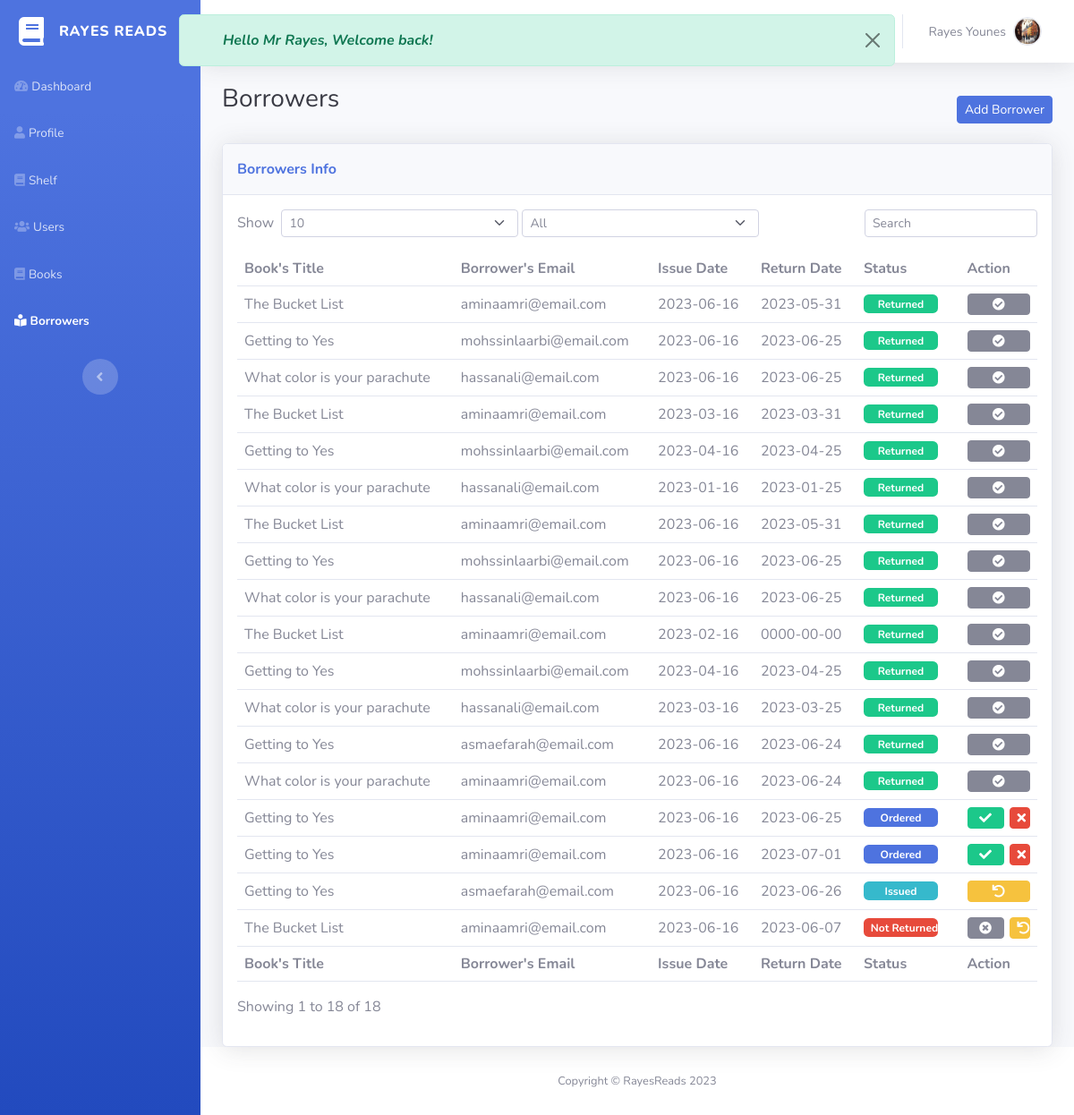
The page /Borrowers.php (signed in) on the database its author committed.
### tables this page shows
CREATE TABLE `users` (
  `ID_User` int(11) NOT NULL,
  `Cin` varchar(255) NOT NULL,
  `First_Name` varchar(255) NOT NULL,
  `Last_Name` varchar(255) NOT NULL,
  `Email` varchar(255) NOT NULL,
  `Phone_Number` varchar(255) NOT NULL,
  `Pass_key` varchar(255) NOT NULL,
  `Is_Admin` tinyint(1) NOT NULL,
  `Avatar` varchar(255) NOT NULL
);

CREATE TABLE `borrowers` (
  `ID_Borrower` int(11) NOT NULL,
  `ID_User` int(11) NOT NULL,
  `ID_Book` int(11) NOT NULL,
  `Issue_Date` date NOT NULL,
  `Return_Date` date NOT NULL,
  `Status` enum('Issued','Returned','Not Returned','Ordered') NOT NULL
);

CREATE TABLE `books` (
  `ID_Book` int(11) NOT NULL,
  `Title` varchar(255) NOT NULL,
  `Author` varchar(255) NOT NULL,
  `ISBN` varchar(255) NOT NULL,
  `Quantity` int(11) NOT NULL,
  `Picture` varchar(255) NOT NULL
);

### Borrowers.php (the view, shortened to what this page needs)
<?php
if (isset($_SESSION["user_id"])) {
    $mysqli = require "db.php";
    $sql = "SELECT * FROM users WHERE ID_User = {$_SESSION["user_id"]}";
    $result = $mysqli->query($sql);
    $user = $result->fetch_assoc();
} else {
    header("location:login.php");
}
?>
<head>
    <link rel="stylesheet" href="assets/bootstrap/css/bootstrap.min.css">
    <link rel="stylesheet" href="assets/fonts/fontawesome-all.min.css">
    <link rel="stylesheet" href="assets/css/borrowers.css">
    <link rel="stylesheet" href="assets/css/Nunito.css">
    <link rel="stylesheet" href="assets/css/style.css">
</head>
<body id="page-top">
    <div id="wrapper">
        <?php include("sidebar.php"); ?>
        <div class="d-flex flex-column" id="content-wrapper">
            <div id="content">
                <?php include("navbar.php"); ?>
                <div class="container-fluid">
                    <div class="d-sm-flex justify-content-between align-items-center mb-2">
                        <h3 class="text-dark mb-4">Borrowers</h3>
                        <a id="addBorrowerButton" class="btn btn-primary btn-sm d-none d-sm-inline-block" role="button"
                            href="#">Add Borrower</a>
                    </div>
                    <div class="card shadow">
                        <div class="card-header py-3">
                            <p class="text-primary m-0 fw-bold">Borrowers Info</p>
                        </div>
                        <div class="card-body">
                            <div class="row">
                                <div class="col-md-6 text-nowrap">
                                    <div id="dataTable_length" class="dataTables_length" aria-controls="dataTable">
                                        <label class="form-label">Show&nbsp;
                                            <select class="d-inline-block form-select form-select-sm">
                                                <option value="10" selected="">10</option>
                                            </select>
                                            <select id="statusFilter"
                                                class="filter d-inline-block form-select form-select-sm">
                                                <option value="all" selected="">All</option>
                                            </select>
                                            &nbsp;</label>
                                    </div>
                                </div>
                                <div class="col-md-6">
                                    <div class="text-md-end dataTables_filter" id="dataTable_filter">
                                        <label class="form-label">
                                            <input id="searchInput" type="search" class="form-control form-control-sm"
                                                aria-controls="dataTable" placeholder="Search"></label></div>
                                </div>
                            </div>
                            <div class="table-responsive table mt-2" id="dataTable" role="grid"
                                aria-describedby="dataTable_info">
                                <table class="table table-hover my-0" id="dataTable">
                                    <thead>
                                        <tr>
                                            <th>Book's Title</th>
                                            <th>Borrower's Email</th>
                                            <th>Issue Date</th>
                                            <th>Return Date</th>
                                            <th>Status</th>
                                            <th colspan="2">Action</th>
                                        </tr>
                                    </thead>
                                    <tbody>
                                        <?php
                                        $mysqli = require("db.php");
                                        $sql = "SELECT borrowers.ID_Borrower, users.Last_Name, users.First_Name, users.Email, books.Title, borrowers.Issue_Date, borrowers.Return_Date, borrowers.Status
                                        FROM borrowers
                                        INNER JOIN books ON borrowers.ID_Book = books.ID_Book
                                        INNER JOIN users ON borrowers.ID_User = users.ID_User";
                                        $result = $mysqli->query($sql);
                                        while ($borrower = $result->fetch_assoc()) {
                                            $borrowerId = $borrower['ID_Borrower'];
                                            $status = $borrower['Status'];
                                            ?>
                                            <tr data-status="<?php echo $status; ?>">
                                                <td class="align-middle">
                                                    <?php echo $borrower['Title']; ?>
                                                </td>
                                                <td class="align-middle">
                                                    <?php echo $borrower['Email']; ?>
                                                </td>
                                                <td class="align-middle">
                                                    <?php echo $borrower['Issue_Date']; ?>
                                                </td>
                                                <td class="align-middle">
                                                    <?php echo $borrower['Return_Date']; ?>
                                                </td>
                                                <td class="align-middle">
                                                    <?php if ($status == 'Ordered') { ?>
                                                        <span class="badge badge-pill bg-primary col-10">
                                                            <?php echo $status; ?>
                                                        </span>
                                                    <?php } elseif ($status == 'Issued') { ?>
                                                        <span class="badge badge-pill bg-info col-10">
                                                            <?php echo $status; ?>
                                                        </span>
                                                    <?php } elseif ($status == 'Returned') { ?>
                                                        <span class="badge badge-pill bg-success col-10">
                                                            <?php echo $status; ?>
                                                        </span>
                                                    <?php } elseif ($status == 'Not Returned') { ?>
                                                        <span class="badge badge-pill bg-danger col-10">
                                                            <?php echo $status; ?>
                                                        </span>
                                                    <?php } ?>
                                                </td>
                                                <td class="align-middle">
                                                    <?php if ($status == 'Ordered') { ?>
                                                        <span class="d-flex justify-content-between">
                                                            <a href="update-status.php?id=<?php echo $borrowerId; ?>&Status=Issued"
                                                                class="btn btn-success btn-sm text-white col-7"
                                                                title="Accept"><i class="fas fa-check"></i></a>
                                                            <a href="delete-borrower.php?id=<?php echo $borrowerId; ?>"
                                                                class="btn btn-danger btn-sm col-4" title="Reject"><i
                                                                    class="fas fa-times"></i></a>
                                                        </span>
                                                    <?php } elseif ($status == 'Issued') { ?>
                                                        <a href="update-status.php?id=<?php echo $borrowerId; ?>&Status=Returned"
                                                            class="btn btn-warning btn-sm text-white col-12" title="Return"><i
                                                                class="fas fa-undo"></i></a>
                                                    <?php } elseif ($status == 'Returned') { ?>
                                                        <span class="d-flex justify-content-between">
                                                            <a class="btn btn-secondary btn-sm text-white col-12"
                                                                title="Returned" disabled><i
                                                                    class="fas fa-check-circle"></i></a>
                                                        </span>
                                                    <?php } elseif ($status == 'Not Returned') { ?>
                                                        <span class="d-flex justify-content-between">
                                                            <a class="btn btn-secondary btn-sm col-7" title="Not Returned"
                                                                disabled><i class="fas fa-times-circle"></i></a>
                                                            <a href="update-status.php?id=<?php echo $borrowerId; ?>&Status=Returned"
                                                                class="btn btn-warning btn-sm text-white col-4"
                                                                title="Return"><i class="fas fa-undo"></i></a>
                                                        </span>
                                                    <?php } ?>
                                                </td>
                                            </tr>
                                        <?php }
                                        ?>
                                    </tbody>
                                    <tfoot>
                                        <tr>
                                            <td><strong>Book's Title</strong></td>
                                            <td><strong>Borrower's Email</strong></td>
                                            <td><strong>Issue Date</strong></td>
                                            <td><strong>Return Date</strong></td>
                                            <td><strong>Status</strong></td>
                                            <td colspan="2"><strong>Action</strong></td>
                                        </tr>
                                    </tfoot>
                                </table>
                            </div>
                            <div class="row">
                                <div class="col-md-6 align-self-center">
                                    <p id="dataTable_info" class="dataTables_info" role="status" aria-live="polite">
                                        <?php
                                        $mysqli = require("db.php");
                                        $sql = "SELECT COUNT(*) AS total FROM borrowers";
                                        $result = $mysqli->query($sql);
                                        $row = $result->fetch_assoc();
                                        $totalborrowers = $row['total'];
                                        echo "Showing 1 to " . $totalborrowers . " of " . $totalborrowers;
                                        ?>
                                    </p>
                                </div>
                            </div>
                        </div>
                    </div>
                </div>
            </div>
            <?php include("footer.php"); ?>
        </div><a class="text-center border rounded scroll-to-top" href="#page-top"><i class="fas fa-angle-up"></i></a>
    </div>
</body>

### navbar.php (shortened to what this page needs)
<?php
if (isset($user) && !isset($_SESSION['welcome_message'])) {
    ?>
    <div class="alert alert-success alert-dismissible custom-alert right-5 top-0 fade show position-fixed mt-3 start-50 col-8 px-5 translate-middle-x" role="alert">
        <em><strong>
            Hello Mr <?php echo htmlspecialchars($user["Last_Name"]); ?>, Welcome back!
            </strong></em>
        <button type="button" class="btn-close" data-bs-dismiss="alert" aria-label="Close"></button>
    </div>
    <?php
}
?>
<?php if (isset($user)): ?>
    <nav class="navbar navbar-light navbar-expand bg-white shadow mb-4 topbar static-top">
        <div class="container-fluid">
            <form class="d-none d-sm-inline-block me-auto ms-md-3 my-2 my-md-0 mw-100 navbar-search">
                <div class="input-group"><input class="bg-light form-control border-0 small" disabled type="text"
                        placeholder="Search for ..."><button title="#" class="btn btn-primary py-0" type="button"></button></div>
            </form>
            <ul class="navbar-nav flex-nowrap ms-auto">
                <li class="nav-item dropdown no-arrow mx-1">
                    <div class="nav-item dropdown no-arrow"><a class="dropdown-toggle nav-link" aria-expanded="false"
                            data-bs-toggle="dropdown" href="#"><span class="badge bg-danger badge-counter">3+</span></a>
                    </div>
                </li>
                <li class="nav-item dropdown no-arrow mx-1">
                    <div class="nav-item dropdown no-arrow"><a class="dropdown-toggle nav-link" aria-expanded="false"
                            data-bs-toggle="dropdown" href="#"><span class="badge bg-danger badge-counter">7</span></a>
                    </div>
                </li>
                <li class="nav-item dropdown no-arrow">
                    <div class="nav-item dropdown no-arrow"><a class="dropdown-toggle nav-link" aria-expanded="false"
                            data-bs-toggle="dropdown" href="#"><span
                                class="d-none d-lg-inline me-2 text-gray-600 small"><?php echo htmlspecialchars($user["Last_Name"] . " " . $user["First_Name"]); ?></span><img
                                id="nav_profileImage" title="<?php echo htmlspecialchars($user["Last_Name"] . " " . $user["First_Name"]); ?>"
                                class="border rounded-circle img-profile" src="<?php echo htmlspecialchars($user["Avatar"]);?>"></a>
                    </div>
                </li>
            </ul>
        </div>
    </nav>
<?php endif; ?>

### assets/css/borrowers.css (style rules this page uses)
.input-group .btn { position: relative; z-index: 0; }

### assets/css/style.css (style rules this page uses)
.custom-alert { z-index: 9999; }

### rows shown on the page
users: Last_Name "Rayes", Last_Name+First_Name "Rayes Younes", Avatar (picture)
borrowers: ID_Book.Title "The Bucket List", ID_User.Email "aminaamri@email.com", Issue_Date "2023-06-16", Return_Date "2023-05-31", Status "Returned"
borrowers: ID_Book.Title "Getting to Yes", ID_User.Email "mohssinlaarbi@email.com", Issue_Date "2023-06-16", Return_Date "2023-06-25", Status "Returned"
borrowers: ID_Book.Title "What color is your parachute", ID_User.Email "hassanali@email.com", Issue_Date "2023-06-16", Return_Date "2023-06-25", Status "Returned"
borrowers: ID_Book.Title "The Bucket List", ID_User.Email "aminaamri@email.com", Issue_Date "2023-03-16", Return_Date "2023-03-31", Status "Returned"
borrowers: ID_Book.Title "Getting to Yes", ID_User.Email "mohssinlaarbi@email.com", Issue_Date "2023-04-16", Return_Date "2023-04-25", Status "Returned"
borrowers: ID_Book.Title "What color is your parachute", ID_User.Email "hassanali@email.com", Issue_Date "2023-01-16", Return_Date "2023-01-25", Status "Returned"
borrowers: ID_Book.Title "The Bucket List", ID_User.Email "aminaamri@email.com", Issue_Date "2023-06-16", Return_Date "2023-05-31", Status "Returned"
borrowers: ID_Book.Title "Getting to Yes", ID_User.Email "mohssinlaarbi@email.com", Issue_Date "2023-06-16", Return_Date "2023-06-25", Status "Returned"
borrowers: ID_Book.Title "What color is your parachute", ID_User.Email "hassanali@email.com", Issue_Date "2023-06-16", Return_Date "2023-06-25", Status "Returned"
borrowers: ID_Book.Title "The Bucket List", ID_User.Email "aminaamri@email.com", Issue_Date "2023-02-16", Return_Date "0000-00-00", Status "Returned"
borrowers: ID_Book.Title "Getting to Yes", ID_User.Email "mohssinlaarbi@email.com", Issue_Date "2023-04-16", Return_Date "2023-04-25", Status "Returned"
borrowers: ID_Book.Title "What color is your parachute", ID_User.Email "hassanali@email.com", Issue_Date "2023-03-16", Return_Date "2023-03-25", Status "Returned"
borrowers: ID_Book.Title "Getting to Yes", ID_User.Email "asmaefarah@email.com", Issue_Date "2023-06-16", Return_Date "2023-06-24", Status "Returned"
borrowers: ID_Book.Title "What color is your parachute", ID_User.Email "aminaamri@email.com", Issue_Date "2023-06-16", Return_Date "2023-06-24", Status "Returned"
borrowers: ID_Book.Title "Getting to Yes", ID_User.Email "aminaamri@email.com", Issue_Date "2023-06-16", Return_Date "2023-06-25", Status "Ordered"
borrowers: ID_Book.Title "Getting to Yes", ID_User.Email "aminaamri@email.com", Issue_Date "2023-06-16", Return_Date "2023-07-01", Status "Ordered"
borrowers: ID_Book.Title "Getting to Yes", ID_User.Email "asmaefarah@email.com", Issue_Date "2023-06-16", Return_Date "2023-06-26", Status "Issued"
borrowers: ID_Book.Title "The Bucket List", ID_User.Email "aminaamri@email.com", Issue_Date "2023-06-16", Return_Date "2023-06-07", Status "Not Returned"

### other values the page prints
$totalborrowers "18"
